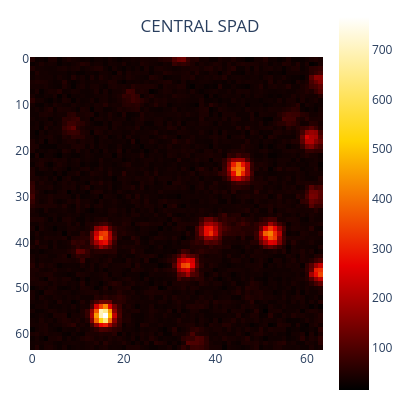

The cell this chart's notebook holds for it:
### Code cell
# RUN INPUT
#############################################################################################

#############################################################################################
# FILE IMPORT AND SETUP
############################################################################################

dir = os.getcwd()
filename = path.join(dir,'images','2025 07 07-08 Qdots',file) # input
savename = path.join(dir,'images','output',file) # output
savenameSOFI = path.join(dir,'images','output','SOFI',file)

timeSwitch = True #True if i saved the timetraces
spadFormat=7
Nspad = spadFormat**2

index7=[i for i in range(49) if i != 12]
index5=[8,9,10,11,15,16,17,18,19,22,23,24,25,26,29,30,31,32,33,36,37,38,39,40] #Check if 12 is included or not
index3=[16,17,18,23,24,25,30,31,32]
index1=[17,23,24,25,31]


f = h5py.File(filename + '.h5', 'r') # read h5 file

# ----------------- read header

if timeSwitch:
    group = f['Fluctuations']
    print('Opening time data...')
    Endoftime_h5 = group['IsEndOfTimeBin'][()]
    t_bin=group['Time'][()][0]/1000        #micros
    rep = group.attrs['I_Repetitions'][0]      #repetitions  
else:
    group = f['Image']

imgFormat=group.attrs['I_Height'][0]       #pixels
Depth=group.attrs['I_Depth'][0]            #repetitions/z
ImgFoV=group.attrs['I_XSpan[um]'][0]       #micron
pxsizex=group.attrs['I_XPixelSize[nm]'][0]/1000 #micron         
ZSpan=group.attrs['I_ZSpan[um]'][0]        #micron
pxsizez=group.attrs['I_ZPixelSize[nm]'][0]/1000 #micron
Duration=group.attrs['M_Duration[ms]'][0]  #ms
DwellTime=Duration/(Depth*imgFormat**2)    #ms (approximate)
Fingerprint_h5 = group['Fingerprint'][()]

# ---------------- reading SPAD DATA

print('Opening SPAD data...')
data_h5= group['SPAD'][()]
print('Finished opening')
f.close()

# ----------------- display metadata

print('--------------------METADATA:--------------')
print('imgFormat: ',imgFormat,'x',imgFormat,'px')
print('depth (z): ', Depth)
print('FOV: ', ImgFoV,'μm')
print('pixelsize (x-y): ', pxsizex,'μm')
print('pixelsize (z): ', pxsizez,'μm')
print('ZSpan (z-range):', ZSpan,'μm')
print('Duration frame:', Duration,'ms')
print('Dwell time (time per pixel):', DwellTime,'ms')
print('---------------------------------------------')

# ---------------- fixing binning

# Ch,T,X,Y,R,Z
# print('Full data size: ' + str(data_h5.shape[0]))
# print('Total time bins (no channel distinction): ' +str(Endoftime_h5.shape[0]))

endtime=np.asarray(np.where(Endoftime_h5==1))[0,:]       #Cerco gli indici di Endoftime_h5 dove finiscono i pixels
# print('Scan pixels: ' + str(endtime.shape[0]))
# print('\nendtime: '+str(endtime[:10]))
v = np.max(np.diff(endtime))                             #Cerco la durata massima
# print('maximum temporal timetrace length: ' +str(v))                  
overflow = endtime[np.asarray(np.where(np.diff(endtime)==v))[0,:]+1]  #Indici di cut degli elementi in overflow
# print('\nOverflow: ' +str(overflow))
# print('Pixels in overflow: ' + str(overflow.shape[0]))

over_del = np.zeros(((overflow.shape[0]+1)*Nspad)).astype(np.int64)
for j in range(Nspad):
    over_del[(j)*overflow.shape[0]:overflow.shape[0]*(j+1)]= ((overflow*Nspad)+j)

g=np.linspace(0,48,49).astype(int)
if endtime[0]+1==v: 
    over_del[-49:]=((endtime[0]*Nspad)+g)
else:
    over_del=np.delete(over_del, np.linspace(over_del.shape[0]-Nspad, over_del.shape[0]-1).astype(int) , axis=(0))
    
# print('Bin in data_h5 to be removed: ' +str(over_del))

data_crop = np.delete(data_h5, over_del)
del over_del
del endtime
del g
del overflow
# print('\nFinal size of cropped data: ' +str(data_crop.shape[0]))
# print('Expected size: ' +str(Nspad*Depth*rep*imgFormat**2*(v-1)))

if not data_crop.shape[0]==Nspad*Depth*rep*imgFormat**2*(v-1):
    raise 'data error, bin not corresponding'
# print('size cropped == expected size: ', str(data_crop.shape[0]==Nspad*Depth*rep*imgFormat**2*(v-1)))

# ---------------------------- reshaping (z,rep,y,x,y,ch)

z_i, rep_i, y_i, x_i, t_i, ch_i = 0, 1, 2, 3, 4, 5 # indexes of reshaped data

fingerprint_meta = np.reshape(Fingerprint_h5, (spadFormat,spadFormat))
if not timeSwitch:
    data=np.reshape(data_h5,(Depth,1,imgFormat,imgFormat,1,Nspad)) 
    print('Data format (z,rep,y,x,t,ch) ' +str(data.shape))
else:
    data=np.reshape(data_crop, (Depth,rep,imgFormat,imgFormat,v-1,Nspad))
    print('Data format (z,rep,y,x,t,ch) ' +str(data.shape))
    del data_crop
   
# print('\nCumulative Dwell time (approx.): ' + str(DwellTime) +' ms')
# print('FoV [um]: ' + str(ImgFoV))
# if timeSwitch: print('Time binsize [us]: ' +str(t_bin))
# print('Pixel size [um]: ' +str(pxsizex))
del data_h5 # free the memory

#############################################################################################
# FIRST PLOT, all the data is in 'data'
############################################################################################


CENTRAL_SPAD = data[0, :, :, :, :, 24].sum(axis=(3, 0))#.astype(np.uint8)
COFOCAL = data[0, :, :, :, :, :].sum(axis=(3, 0, 4))#.astype(np.uint8)

# im = Image.fromarray(CENTRAL_SPAD) # convert to an image

# -------------------- Plot with Plotly

fig = px.imshow(
    CENTRAL_SPAD, 
    color_continuous_scale='hot',
    title='CENTRAL SPAD',
)
fig.update_layout(
    margin=dict(l=30, r=0, t=0, b=0),
    width=400,
    height=400,
    title=dict(
        y=0.95,  # move title closer to plot
        x=0.5,   # keep centered
        xanchor='center',
        yanchor='top'
    )
)

fig.show()

del Endoftime_h5

### Figure 1 — Plotly figure (JSON) as saved in the notebook; plotly's stock layout.template omitted (floating-point values rounded to 4 significant figures; data arrays with more than 128 entries replaced by an {"elided": "..."} marker saying what was removed)
{"data": [{"coloraxis": "coloraxis", "hovertemplate": "x: %{x}<br>y: %{y}<br>color: %{z}<extra></extra>", "name": "0", "type": "heatmap", "xaxis": "x", "yaxis": "y", "z": {"elided": "64x64 int values"}}], "layout": {"coloraxis": {"colorscale": [[0, "rgb(0,0,0)"], [0.3333, "rgb(230,0,0)"], [0.6667, "rgb(255,210,0)"], [1, "rgb(255,255,255)"]]}, "height": 400, "margin": {"b": 0, "l": 30, "r": 0, "t": 0}, "title": {"text": "CENTRAL SPAD", "x": 0.5, "xanchor": "center", "y": 0.95, "yanchor": "top"}, "width": 400, "xaxis": {"anchor": "y", "constrain": "domain", "domain": [0, 1], "scaleanchor": "y"}, "yaxis": {"anchor": "x", "autorange": "reversed", "constrain": "domain", "domain": [0, 1]}}}
